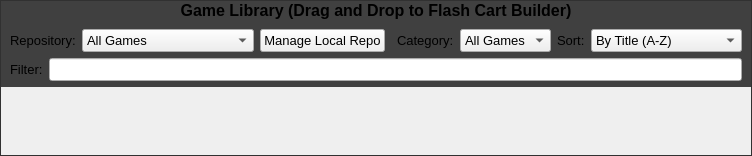
        <widget class="QFrame" name="frame_9">
         <property name="styleSheet">
          <string notr="true">.QFrame
{
	background-color: rgb(64, 64, 64);
}</string>
         </property>
         <property name="frameShape">
          <enum>QFrame::StyledPanel</enum>
         </property>
         <property name="frameShadow">
          <enum>QFrame::Raised</enum>
         </property>
         <layout class="QVBoxLayout" name="verticalLayout_16">
          <property name="spacing">
           <number>0</number>
          </property>
          <property name="leftMargin">
           <number>0</number>
          </property>
          <property name="topMargin">
           <number>0</number>
          </property>
          <property name="rightMargin">
           <number>0</number>
          </property>
          <property name="bottomMargin">
           <number>0</number>
          </property>
          <item>
           <widget class="QLabel" name="label_10">
            <property name="sizePolicy">
             <sizepolicy hsizetype="Preferred" vsizetype="Fixed">
              <horstretch>0</horstretch>
              <verstretch>0</verstretch>
             </sizepolicy>
            </property>
            <property name="font">
             <font>
              <pointsize>12</pointsize>
              <weight>75</weight>
              <bold>true</bold>
             </font>
            </property>
            <property name="text">
             <string>Game Library (Drag and Drop to Flash Cart Builder)</string>
            </property>
            <property name="alignment">
             <set>Qt::AlignCenter</set>
            </property>
           </widget>
          </item>
          <item>
           <widget class="QWidget" name="widget_14" native="true">
            <layout class="QVBoxLayout" name="verticalLayout_17">
             <property name="leftMargin">
              <number>0</number>
             </property>
             <property name="topMargin">
              <number>0</number>
             </property>
             <property name="rightMargin">
              <number>0</number>
             </property>
             <property name="bottomMargin">
              <number>0</number>
             </property>
             <item>
              <widget class="QWidget" name="widget_15" native="true">
               <property name="styleSheet">
                <string notr="true">.QWidget&gt;QLabel
{
	color: rgb(224, 224, 224);
}</string>
               </property>
               <layout class="QHBoxLayout" name="horizontalLayout_6">
                <property name="leftMargin">
                 <number>9</number>
                </property>
                <property name="topMargin">
                 <number>9</number>
                </property>
                <property name="rightMargin">
                 <number>9</number>
                </property>
                <property name="bottomMargin">
                 <number>0</number>
                </property>
                <item>
                 <widget class="QLabel" name="lblRepo">
                  <property name="sizePolicy">
                   <sizepolicy hsizetype="Fixed" vsizetype="Preferred">
                    <horstretch>0</horstretch>
                    <verstretch>0</verstretch>
                   </sizepolicy>
                  </property>
                  <property name="font">
                   <font>
                    <pointsize>10</pointsize>
                   </font>
                  </property>
                  <property name="text">
                   <string>Repository:</string>
                  </property>
                 </widget>
                </item>
                <item>
                 <widget class="QComboBox" name="cboxRepo">
                  <property name="sizePolicy">
                   <sizepolicy hsizetype="Fixed" vsizetype="Fixed">
                    <horstretch>0</horstretch>
                    <verstretch>0</verstretch>
                   </sizepolicy>
                  </property>
                  <property name="font">
                   <font>
                    <pointsize>10</pointsize>
                   </font>
                  </property>
                  <item>
                   <property name="text">
                    <string>All Games</string>
                   </property>
                  </item>
                  <item>
                   <property name="text">
                    <string>Local Games</string>
                   </property>
                  </item>
                  <item>
                   <property name="text">
                    <string>Erwin's &quot;Unofficial&quot; Repo</string>
                   </property>
                  </item>
                 </widget>
                </item>
                <item>
                 <widget class="QPushButton" name="btnManageLocalRepo">
                  <property name="sizePolicy">
                   <sizepolicy hsizetype="Fixed" vsizetype="Fixed">
                    <horstretch>0</horstretch>
                    <verstretch>0</verstretch>
                   </sizepolicy>
                  </property>
                  <property name="font">
                   <font>
                    <pointsize>10</pointsize>
                   </font>
                  </property>
                  <property name="text">
                   <string>Manage Local Repo</string>
                  </property>
                 </widget>
                </item>
                <item>
                 <widget class="QWidget" name="widget_13" native="true"/>
                </item>
                <item>
                 <widget class="QLabel" name="label_14">
                  <property name="sizePolicy">
                   <sizepolicy hsizetype="Fixed" vsizetype="Preferred">
                    <horstretch>0</horstretch>
                    <verstretch>0</verstretch>
                   </sizepolicy>
                  </property>
                  <property name="font">
                   <font>
                    <pointsize>10</pointsize>
                   </font>
                  </property>
                  <property name="text">
                   <string>Category:</string>
                  </property>
                 </widget>
                </item>
                <item>
                 <widget class="QComboBox" name="cboxCategory">
                  <property name="sizePolicy">
                   <sizepolicy hsizetype="Fixed" vsizetype="Fixed">
                    <horstretch>0</horstretch>
                    <verstretch>0</verstretch>
                   </sizepolicy>
                  </property>
                  <property name="font">
                   <font>
                    <pointsize>10</pointsize>
                   </font>
                  </property>
                  <item>
                   <property name="text">
                    <string>All Games</string>
                   </property>
                  </item>
                 </widget>
                </item>
                <item>
                 <widget class="QLabel" name="label_12">
                  <property name="sizePolicy">
                   <sizepolicy hsizetype="Fixed" vsizetype="Preferred">
                    <horstretch>0</horstretch>
                    <verstretch>0</verstretch>
                   </sizepolicy>
                  </property>
                  <property name="font">
                   <font>
                    <pointsize>10</pointsize>
                   </font>
                  </property>
                  <property name="text">
                   <string>Sort:</string>
                  </property>
                 </widget>
                </item>
                <item>
                 <widget class="QComboBox" name="cboxSort">
                  <property name="sizePolicy">
                   <sizepolicy hsizetype="Fixed" vsizetype="Fixed">
                    <horstretch>0</horstretch>
                    <verstretch>0</verstretch>
                   </sizepolicy>
                  </property>
                  <property name="font">
                   <font>
                    <pointsize>10</pointsize>
                   </font>
                  </property>
                  <item>
                   <property name="text">
                    <string>By Title (A-Z)</string>
                   </property>
                  </item>
                  <item>
                   <property name="text">
                    <string>By Title (Z-A)</string>
                   </property>
                  </item>
                  <item>
                   <property name="text">
                    <string>By Rating (High-Low)</string>
                   </property>
                  </item>
                  <item>
                   <property name="text">
                    <string>By Rating (Low-High)</string>
                   </property>
                  </item>
                  <item>
                   <property name="text">
                    <string>By Date (New-Old)</string>
                   </property>
                  </item>
                  <item>
                   <property name="text">
                    <string>By Date (Old-New)</string>
                   </property>
                  </item>
                  <item>
                   <property name="text">
                    <string>Random ¯\_(ツ)_/¯</string>
                   </property>
                  </item>
                 </widget>
                </item>
               </layout>
              </widget>
             </item>
             <item>
              <widget class="QWidget" name="wFilter" native="true">
               <property name="styleSheet">
                <string notr="true">.QWidget&gt;QLabel
{
	color: rgb(224, 224, 224);
}</string>
               </property>
               <layout class="QHBoxLayout" name="horizontalLayout_7">
                <property name="leftMargin">
                 <number>9</number>
                </property>
                <property name="topMargin">
                 <number>0</number>
                </property>
                <property name="rightMargin">
                 <number>9</number>
                </property>
                <property name="bottomMargin">
                 <number>0</number>
                </property>
                <item>
                 <widget class="QLabel" name="label_13">
                  <property name="font">
                   <font>
                    <pointsize>10</pointsize>
                   </font>
                  </property>
                  <property name="text">
                   <string>Filter:</string>
                  </property>
                 </widget>
                </item>
                <item>
                 <widget class="QLineEdit" name="leFilter">
                  <property name="font">
                   <font>
                    <pointsize>10</pointsize>
                   </font>
                  </property>
                 </widget>
                </item>
               </layout>
              </widget>
             </item>
             <item>
              <widget class="QScrollArea" name="scrollArea">
               <property name="styleSheet">
                <string notr="true">QScrollArea QWidget[objectName=&quot;wGameList&quot;]
{
	background-color: rgb(64, 64, 64);
}</string>
               </property>
               <property name="frameShape">
                <enum>QFrame::NoFrame</enum>
               </property>
               <property name="widgetResizable">
                <bool>true</bool>
               </property>
               <property name="alignment">
                <set>Qt::AlignHCenter|Qt::AlignTop</set>
               </property>
               <widget class="QWidget" name="wGameList">
                <property name="geometry">
                 <rect>
                  <x>0</x>
                  <y>0</y>
                  <width>879</width>
                  <height>499</height>
                 </rect>
                </property>
                <layout class="QVBoxLayout" name="verticalLayout_5">
                 <property name="spacing">
                  <number>0</number>
                 </property>
                 <property name="leftMargin">
                  <number>0</number>
                 </property>
                 <property name="topMargin">
                  <number>0</number>
                 </property>
                 <property name="rightMargin">
                  <number>0</number>
                 </property>
                 <property name="bottomMargin">
                  <number>0</number>
                 </property>
                </layout>
               </widget>
              </widget>
             </item>
            </layout>
           </widget>
          </item>
         </layout>
        </widget>
